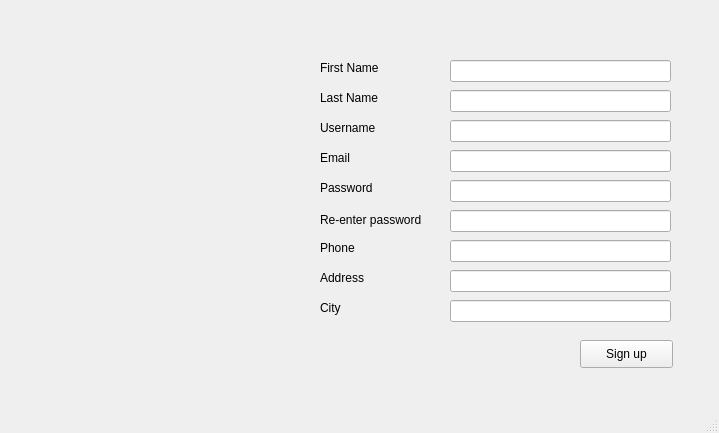
<?xml version="1.0" encoding="UTF-8"?>
<ui version="4.0">
 <class>MainWindow</class>
 <widget class="QMainWindow" name="MainWindow">
  <property name="geometry">
   <rect>
    <x>0</x>
    <y>0</y>
    <width>719</width>
    <height>433</height>
   </rect>
  </property>
  <property name="windowTitle">
   <string>MainWindow</string>
  </property>
  <widget class="QWidget" name="centralwidget">
   <widget class="QLabel" name="label_background">
    <property name="geometry">
     <rect>
      <x>0</x>
      <y>0</y>
      <width>731</width>
      <height>571</height>
     </rect>
    </property>
    <property name="maximumSize">
     <size>
      <width>16777215</width>
      <height>16777215</height>
     </size>
    </property>
    <property name="text">
     <string/>
    </property>
    <property name="pixmap">
     <pixmap>backgroundDBMS.png</pixmap>
    </property>
    <property name="scaledContents">
     <bool>true</bool>
    </property>
   </widget>
   <widget class="QLineEdit" name="lineEdit_password">
    <property name="geometry">
     <rect>
      <x>450</x>
      <y>180</y>
      <width>221</width>
      <height>22</height>
     </rect>
    </property>
   </widget>
   <widget class="QLabel" name="label_username">
    <property name="geometry">
     <rect>
      <x>320</x>
      <y>120</y>
      <width>61</width>
      <height>16</height>
     </rect>
    </property>
    <property name="text">
     <string>Username</string>
    </property>
   </widget>
   <widget class="QLineEdit" name="lineEdit_username">
    <property name="geometry">
     <rect>
      <x>450</x>
      <y>120</y>
      <width>221</width>
      <height>22</height>
     </rect>
    </property>
   </widget>
   <widget class="QLabel" name="label_password">
    <property name="geometry">
     <rect>
      <x>320</x>
      <y>180</y>
      <width>61</width>
      <height>16</height>
     </rect>
    </property>
    <property name="text">
     <string>Password</string>
    </property>
   </widget>
   <widget class="QPushButton" name="pushButton_signup">
    <property name="geometry">
     <rect>
      <x>580</x>
      <y>340</y>
      <width>93</width>
      <height>28</height>
     </rect>
    </property>
    <property name="text">
     <string>Sign up</string>
    </property>
   </widget>
   <widget class="QLabel" name="label_repassword">
    <property name="geometry">
     <rect>
      <x>320</x>
      <y>210</y>
      <width>121</width>
      <height>20</height>
     </rect>
    </property>
    <property name="text">
     <string>Re-enter password</string>
    </property>
   </widget>
   <widget class="QLineEdit" name="lineEdit_repassword">
    <property name="geometry">
     <rect>
      <x>450</x>
      <y>210</y>
      <width>221</width>
      <height>22</height>
     </rect>
    </property>
   </widget>
   <widget class="QLabel" name="label_email">
    <property name="geometry">
     <rect>
      <x>320</x>
      <y>150</y>
      <width>61</width>
      <height>16</height>
     </rect>
    </property>
    <property name="text">
     <string>Email</string>
    </property>
   </widget>
   <widget class="QLineEdit" name="lineEdit_email">
    <property name="geometry">
     <rect>
      <x>450</x>
      <y>150</y>
      <width>221</width>
      <height>22</height>
     </rect>
    </property>
   </widget>
   <widget class="QLabel" name="label_username_3">
    <property name="geometry">
     <rect>
      <x>320</x>
      <y>240</y>
      <width>61</width>
      <height>16</height>
     </rect>
    </property>
    <property name="text">
     <string>Phone</string>
    </property>
   </widget>
   <widget class="QLineEdit" name="lineEdit_phone">
    <property name="geometry">
     <rect>
      <x>450</x>
      <y>240</y>
      <width>221</width>
      <height>22</height>
     </rect>
    </property>
   </widget>
   <widget class="QLabel" name="label_username_4">
    <property name="geometry">
     <rect>
      <x>320</x>
      <y>90</y>
      <width>61</width>
      <height>16</height>
     </rect>
    </property>
    <property name="text">
     <string>Last Name</string>
    </property>
   </widget>
   <widget class="QLineEdit" name="lineEdit_lastName">
    <property name="geometry">
     <rect>
      <x>450</x>
      <y>90</y>
      <width>221</width>
      <height>22</height>
     </rect>
    </property>
   </widget>
   <widget class="QLabel" name="label_username_5">
    <property name="geometry">
     <rect>
      <x>320</x>
      <y>60</y>
      <width>61</width>
      <height>16</height>
     </rect>
    </property>
    <property name="text">
     <string>First Name</string>
    </property>
   </widget>
   <widget class="QLineEdit" name="lineEdit_firstName">
    <property name="geometry">
     <rect>
      <x>450</x>
      <y>60</y>
      <width>221</width>
      <height>22</height>
     </rect>
    </property>
   </widget>
   <widget class="QLabel" name="label_logo_2">
    <property name="geometry">
     <rect>
      <x>10</x>
      <y>20</y>
      <width>291</width>
      <height>291</height>
     </rect>
    </property>
    <property name="text">
     <string/>
    </property>
    <property name="pixmap">
     <pixmap>Safatique logo (2).png</pixmap>
    </property>
    <property name="scaledContents">
     <bool>true</bool>
    </property>
   </widget>
   <widget class="QLabel" name="label_username_6">
    <property name="geometry">
     <rect>
      <x>320</x>
      <y>270</y>
      <width>61</width>
      <height>16</height>
     </rect>
    </property>
    <property name="text">
     <string>Address</string>
    </property>
   </widget>
   <widget class="QLineEdit" name="lineEdit_address">
    <property name="geometry">
     <rect>
      <x>450</x>
      <y>270</y>
      <width>221</width>
      <height>22</height>
     </rect>
    </property>
   </widget>
   <widget class="QLabel" name="label_username_7">
    <property name="geometry">
     <rect>
      <x>320</x>
      <y>300</y>
      <width>61</width>
      <height>16</height>
     </rect>
    </property>
    <property name="text">
     <string>City</string>
    </property>
   </widget>
   <widget class="QLineEdit" name="lineEdit_city">
    <property name="geometry">
     <rect>
      <x>450</x>
      <y>300</y>
      <width>221</width>
      <height>22</height>
     </rect>
    </property>
   </widget>
  </widget>
  <widget class="QStatusBar" name="statusbar"/>
 </widget>
 <resources/>
 <connections/>
</ui>
